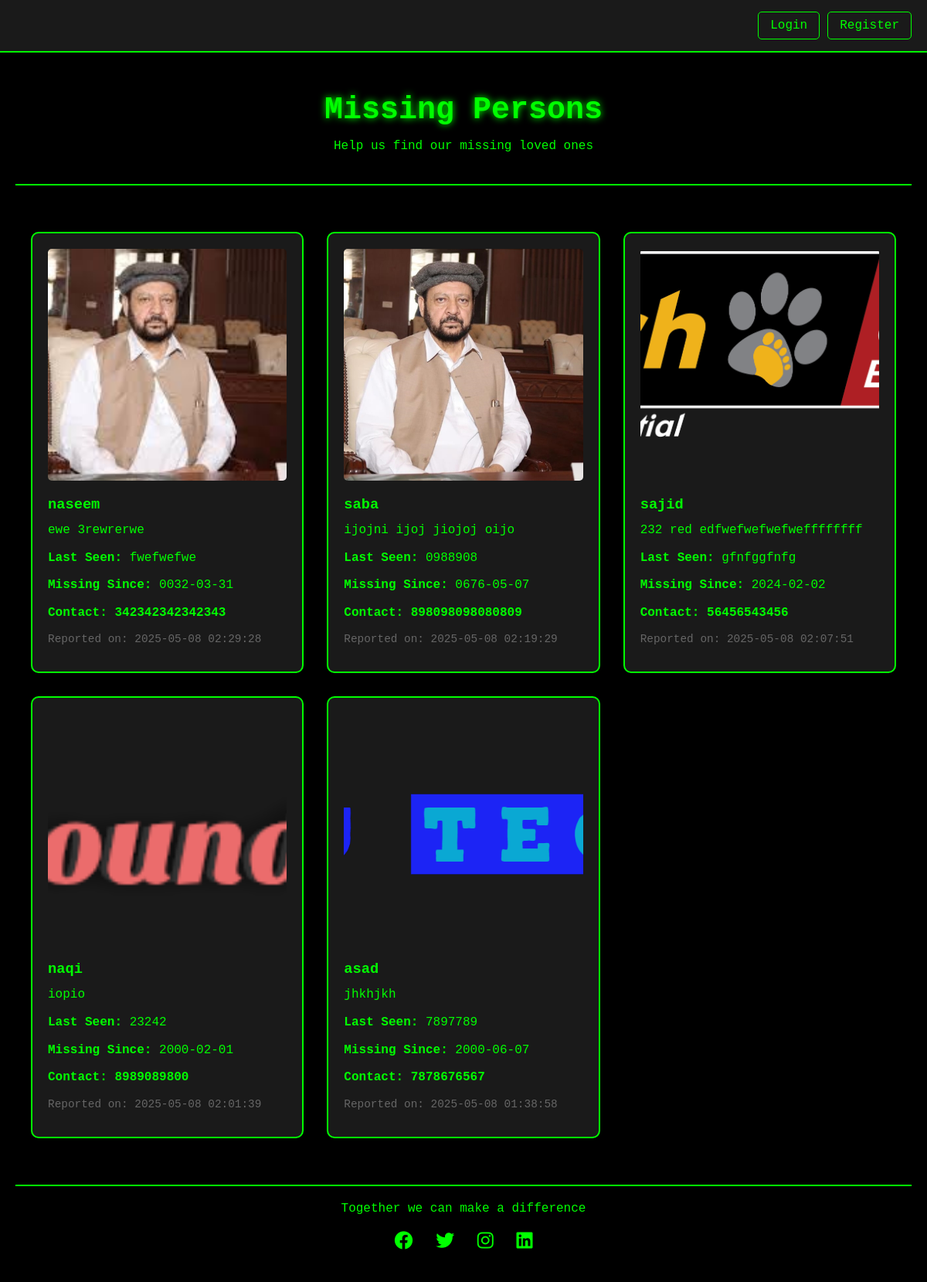
Screenshot of /missing.php with the database file from the repository.
### tables this page shows
CREATE TABLE `missing_persons` (
  `id` int(11) NOT NULL,
  `name` varchar(100) NOT NULL,
  `description` text NOT NULL,
  `contact` varchar(15) NOT NULL,
  `location` varchar(255) NOT NULL,
  `missing_date` date NOT NULL,
  `photo_url` varchar(255) NOT NULL,
  `created_at` timestamp NOT NULL DEFAULT current_timestamp()
);

### missing.php (the view, shortened to what this page needs)
<?php
$conn = new mysqli("localhost", "root", "", "missing_persons_db");
$sql = "SELECT * FROM missing_persons ORDER BY created_at DESC";
$result = $conn->query($sql);
?>
<!DOCTYPE html>
<html lang="en">
<head>
    <link rel="stylesheet" href="https://cdnjs.cloudflare.com/ajax/libs/font-awesome/6.4.0/css/all.min.css">
</head>
<body>
    <nav class="navbar">
        <div class="nav-container">
            <div class="auth-links">
                <?php if(isset($_SESSION['user_id'])): ?>
                    <a href="logout.php">Logout</a>
                <?php else: ?>
                    <a href="login.php">Login</a>
                    <a href="register.php">Register</a>
                <?php endif; ?>
            </div>
        </div>
    </nav>
    <header class="header">
        <h1>Missing Persons</h1>
        <p>Help us find our missing loved ones</p>
    </header>
    <div class="missing-grid">
        <?php
        if ($result->num_rows > 0) {
            while($row = $result->fetch_assoc()) {
                echo '<div class="missing-card">';
                echo '<img src="' . htmlspecialchars($row['photo_url']) . '" alt="Missing person photo">';
                echo '<h3>' . htmlspecialchars($row['name']) . '</h3>';
                echo '<p>' . htmlspecialchars($row['description']) . '</p>';
                echo '<p><strong>Last Seen:</strong> ' . htmlspecialchars($row['location']) . '</p>';
                echo '<p><strong>Missing Since:</strong> ' . htmlspecialchars($row['missing_date']) . '</p>';
                echo '<p class="contact">Contact: ' . htmlspecialchars($row['contact']) . '</p>';
                echo '<p class="date">Reported on: ' . htmlspecialchars($row['created_at']) . '</p>';
                echo '</div>';
            }
        } else {
            echo '<p style="text-align: center; grid-column: 1/-1;">No missing persons reported yet.</p>';
        }
        ?>
    </div>
    <footer class="footer">
        <p>Together we can make a difference</p>
        <div class="social-links">
            <i class="fab fa-facebook"></i>
            <i class="fab fa-twitter"></i>
            <i class="fab fa-instagram"></i>
            <i class="fab fa-linkedin"></i>
        </div>
    </footer>
</body>
</html>

### missing.php (style rules this page uses)
* { margin: 0; padding: 0; box-sizing: border-box; font-family: 'Courier New', monospace; }
body { background: #000; color: #0f0; min-height: 100vh; padding: 20px; }
.navbar { background: #1a1a1a; padding: 15px 0; border-bottom: 2px solid #0f0; position: fixed; top: 0; left: 0; right: 0; z-index: 1000; }
.nav-container { max-width: 1200px; margin: 0 auto; display: flex; justify-content: space-between; align-items: center; padding: 0 20px; }
.auth-links { display: flex; gap: 10px; }
.auth-links a { color: #0f0; text-decoration: none; padding: 8px 15px; border: 1px solid #0f0; border-radius: 5px; transition: 0.3s; }
.header { text-align: center; padding: 100px 0 40px; border-bottom: 2px solid #0f0; margin-bottom: 40px; }
.header h1 { font-size: 2.5em; text-shadow: 0 0 10px #0f0; margin-bottom: 15px; }
.missing-grid { display: grid; grid-template-columns: repeat(auto-fit, minmax(300px, 1fr)); gap: 30px; padding: 20px; max-width: 1200px; margin: 0 auto; }
.missing-card { background: #1a1a1a; border: 2px solid #0f0; border-radius: 10px; padding: 20px; transition: 0.3s; }
.missing-card img { width: 100%; height: 300px; object-fit: cover; border-radius: 5px; margin-bottom: 15px; }
.missing-card h3 { color: #0f0; margin-bottom: 10px; }
.missing-card p { margin-bottom: 10px; line-height: 1.6; }
.missing-card .contact { color: #0f0; font-weight: bold; }
.missing-card .date { color: #666; font-size: 0.9em; }
.footer { text-align: center; padding: 20px; margin-top: 40px; border-top: 2px solid #0f0; }
.social-links { margin-top: 20px; }
.social-links i { margin: 0 10px; font-size: 24px; cursor: pointer; transition: 0.3s; }

### rows the page displays
missing_persons: photo_url (picture), name "naseem", description "ewe 3rewrerwe", location "fwefwefwe", missing_date "0032-03-31", contact "342342342342343", created_at "2025-05-08 02:29:28"
missing_persons: photo_url (picture), name "saba", description "ijojni ijoj jiojoj oijo", location "0988908", missing_date "0676-05-07", contact "898098098080809", created_at "2025-05-08 02:19:29"
missing_persons: photo_url (picture), name "sajid", description "232 red edfwefwefwefweffffffff", location "gfnfggfnfg", missing_date "2024-02-02", contact "56456543456", created_at "2025-05-08 02:07:51"
missing_persons: photo_url (picture), name "naqi", description "iopio", location "23242", missing_date "2000-02-01", contact "8989089800", created_at "2025-05-08 02:01:39"
missing_persons: photo_url (picture), name "asad", description "jhkhjkh", location "7897789", missing_date "2000-06-07", contact "7878676567", created_at "2025-05-08 01:38:58"
